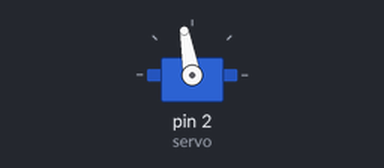
A sketch run on a simulated Arduino Uno, built with avr-gcc and run on an emulated ATmega328P. Shown: servo.

Above: at 2.05 s.
Timing chart, 0 to 6.6 s (numbered marks = the images above):
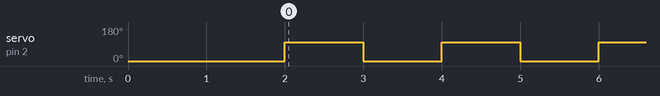

Measured:
- by itself, servo on pin 2 (servo): alternates 100° for 1.0 s and 0° for 1.0 s

The sketch:

servo.ino
```cpp
#include <Servo.h>

Servo servo;

void setup() {

servo.attach(2); //D4

servo.write(0);

delay(2000);

}

void loop() {

servo.write(100);

delay(1000);

servo.write(0);

delay(1000);

}
```
